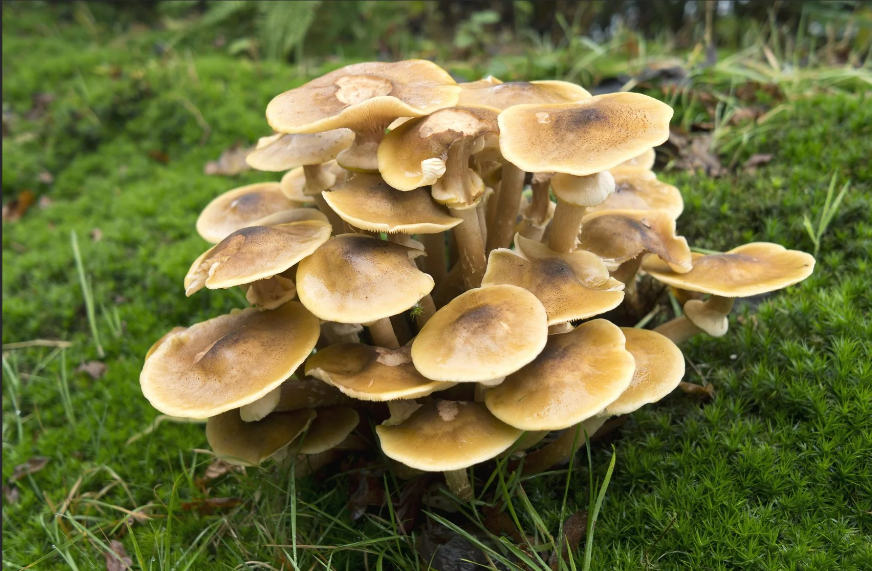
%> input picture New Folder/image.png, 872 x 571 px
$ octave 8.m   (GNU Octave 9; MATLAB toolbox functions it lacks are replaced by stand-ins)
%> lines starting %> are read from the running program, lines starting %| are printed output that depends on the picture
%Display of FFT(1-D & 2-D) of an image

l=im2double(imread('image.png'));


f1=fft(l);
f2=fftshift(f1);

subplot(2,2,1); imshow(abs(f1)); title('Frequency Spectrum');
%> after `imshow(abs(f1))`:
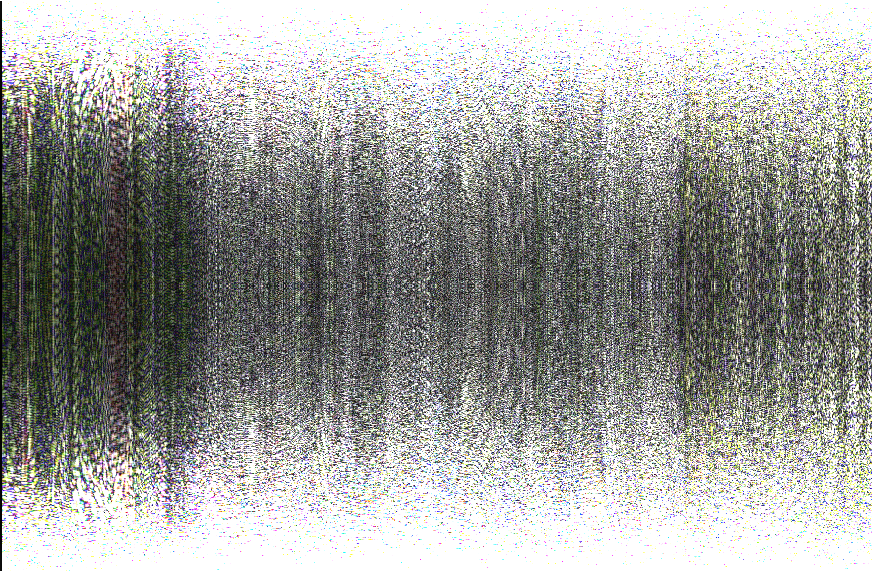
%> displayed picture: size 571x872x3, on the screen's scale of 0 to 255; mean R, G, B 159.8, 160.8, 157.1
subplot(2,2,2); imshow(abs(f2)); title('Centered Spectrum');
%> after `imshow(abs(f2))`:
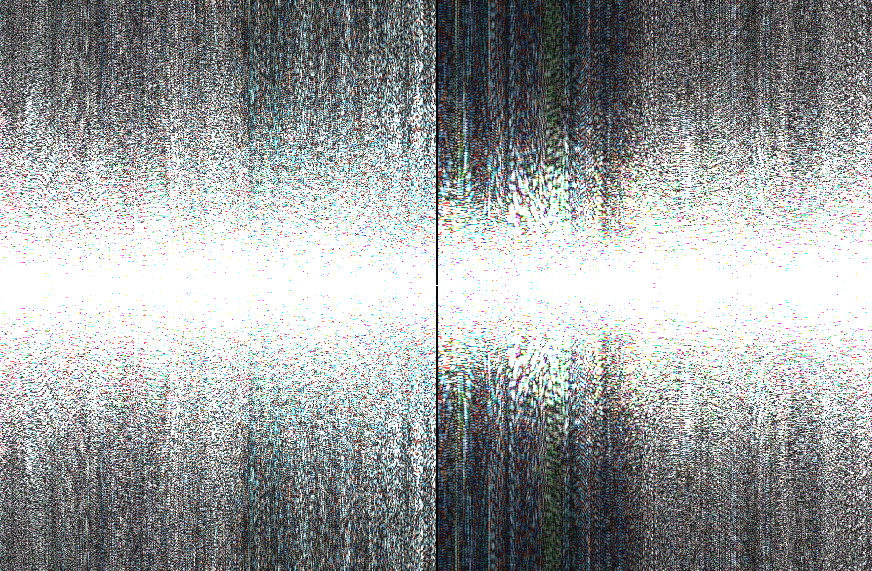
%> displayed picture: size 571x872x3, on the screen's scale of 0 to 255; mean R, G, B 157.1, 159.8, 160.8

f3=log(1+abs(f2));
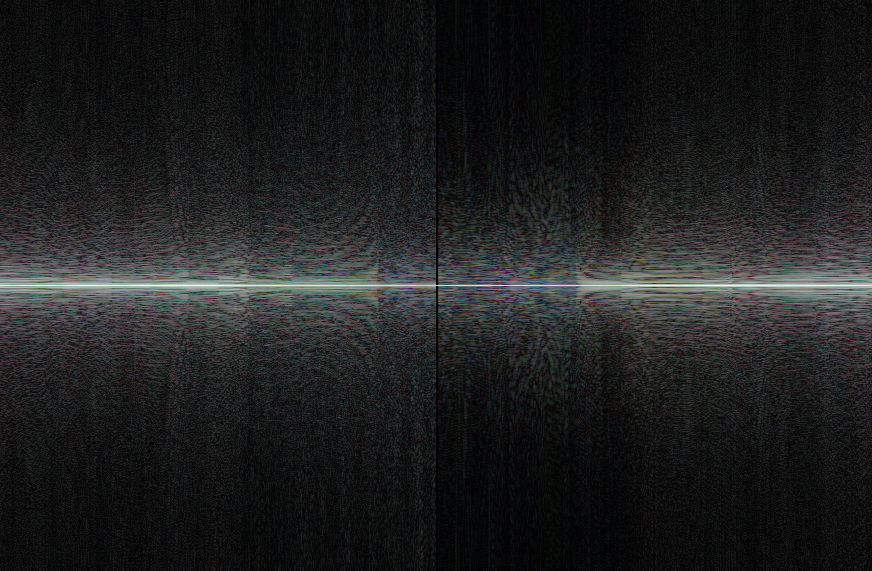
%> f3: size 571x872x3 double; mean R, G, B 0.702, 0.726, 0.725; drawn with min black and max white
subplot(2,2,3); imshow(f3); title('log(1+abs(f2))');
%> after `imshow(f3)`:
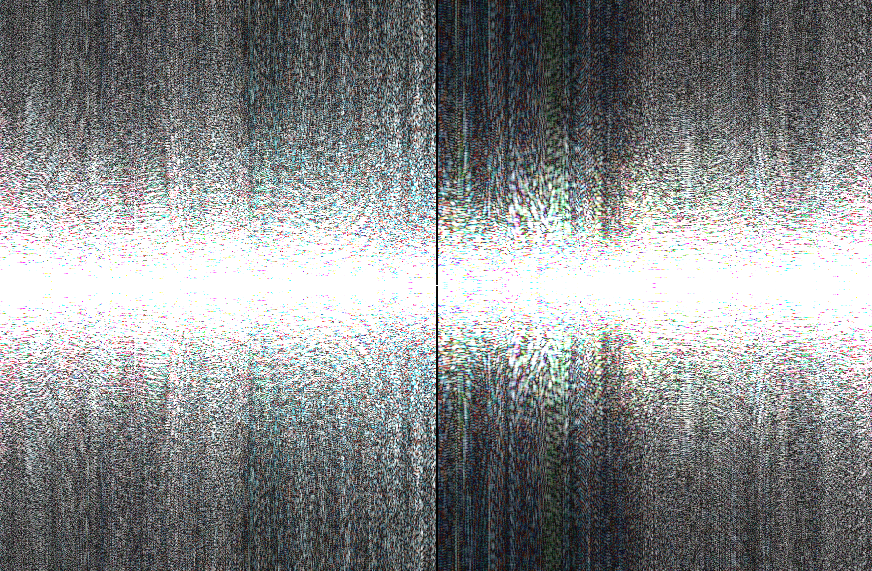
%> displayed picture: size 571x872x3, on the screen's scale of 0 to 255; mean R, G, B 137.7, 140.1, 140.8

l=fft2(f1);
l1=real(l);
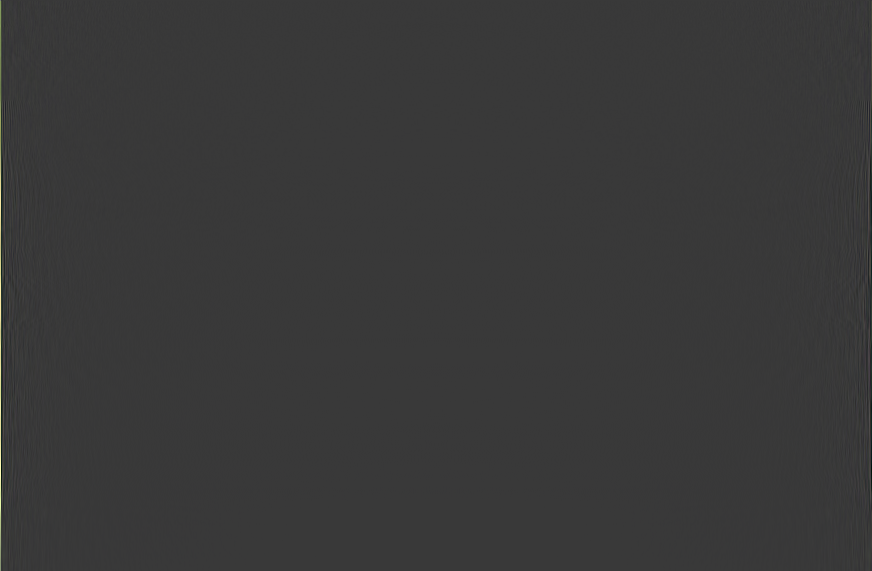
%> l1: size 571x872x3 double; mean R, G, B 89.6, 89.6, 89.6; drawn with min black and max white

subplot(2,2,4); imshow(l1);title(' 2-D FFT');
%> after `imshow(l1)`:
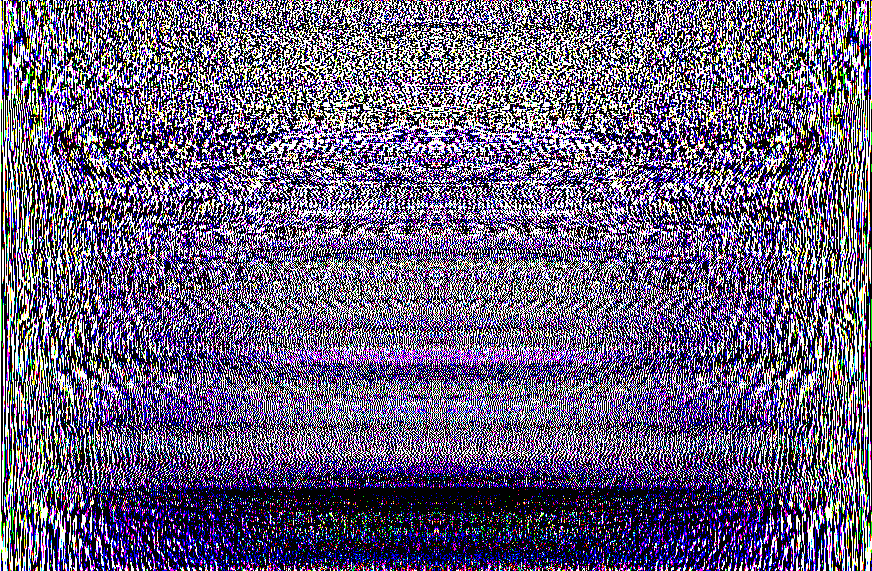
%> displayed picture: size 571x872x3, on the screen's scale of 0 to 255; mean R, G, B 105, 94.5, 124.5
